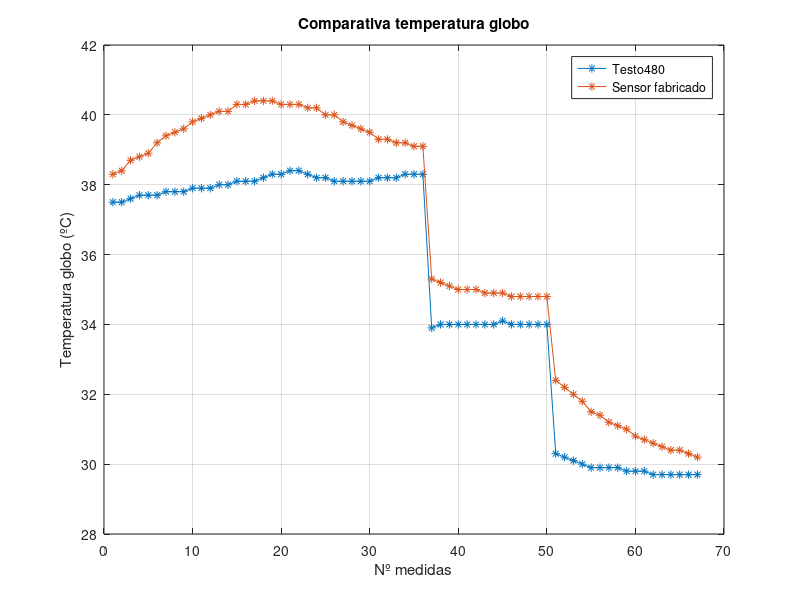

Reproduce this figure in MATLAB.
Tg_testo = [37.5 37.5 37.6 37.7 37.7 37.7 37.8 37.8 37.8 37.9 37.9 37.9 38 38 38.1 38.1 38.1 38.2 38.3 38.3 38.4 38.4 38.3 38.2 38.2 38.1 38.1 38.1 38.1 38.1 38.2 38.2 38.2 38.3 38.3 38.3 33.9 34 34 34 34 34 34 34 34.1 34 34 34 34 34 30.3 30.2 30.1 30 29.9 29.9 29.9 29.9 29.8 29.8 29.8 29.7 29.7 29.7 29.7 29.7 29.7];
Tg_sensor = [38.3 38.4 38.7 38.8 38.9 39.2 39.4 39.5 39.6 39.8 39.9 40 40.1 40.1 40.3 40.3 40.4 40.4 40.4 40.3 40.3 40.3 40.2 40.2 40 40 39.8 39.7 39.6 39.5 39.3 39.3 39.2 39.2 39.1 39.1 35.3 35.2 35.1 35 35 35 34.9 34.9 34.9 34.8 34.8 34.8 34.8 34.8 32.4 32.2 32 31.8 31.5 31.4 31.2 31.1 31 30.8 30.7 30.6 30.5 30.4 30.4 30.3 30.2];
plot(Tg_testo, '-*')
grid on
hold on
plot(Tg_sensor, '-*')
title('Comparativa temperatura globo')
legend('Testo480', 'Sensor fabricado')
xlabel('Nº medidas')
ylabel('Temperatura globo (ºC)')
